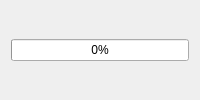
<?xml version="1.0" encoding="UTF-8"?>
<ui version="4.0">
  <class>TaskChainView</class>
  <widget class="QFrame" name="task_chain">
    <layout class="QHBoxLayout" name="task_chain_layout">
      <item>
		<widget class="QProgressBar" name="progress_bar">
		  <property name="value">
			<number>0</number>
		  </property>
		  <property name="alignment">
			<set>Qt::AlignCenter</set>
		  </property>
		  <property name="invertedAppearance">
			<bool>false</bool>
		  </property>
		</widget>
	  </item>
	</layout>
  </widget>
</ui>
